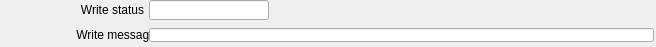
   <widget class="caFrame" name="caFrame_11">
    <property name="geometry">
     <rect>
      <x>407</x>
      <y>393</y>
      <width>656</width>
      <height>47</height>
     </rect>
    </property>
    <widget class="caLabel" name="caLabel_16">
     <property name="geometry">
      <rect>
       <x>0</x>
       <y>0</y>
       <width>144</width>
       <height>20</height>
      </rect>
     </property>
     <property name="frameShape">
      <enum>QFrame::NoFrame</enum>
     </property>
     <property name="text">
      <string>Write status</string>
     </property>
     <property name="alignment">
      <set>Qt::AlignAbsolute|Qt::AlignRight|Qt::AlignTrailing|Qt::AlignVCenter</set>
     </property>
     <property name="fontScaleMode">
      <enum>ESimpleLabel::WidthAndHeight</enum>
     </property>
     <property name="foreground">
      <color>
       <red>0</red>
       <green>0</green>
       <blue>0</blue>
      </color>
     </property>
     <property name="background">
      <color alpha="0">
       <red>0</red>
       <green>0</green>
       <blue>0</blue>
      </color>
     </property>
    </widget>
    <widget class="caLineEdit" name="caLineEdit_15">
     <property name="geometry">
      <rect>
       <x>149</x>
       <y>0</y>
       <width>120</width>
       <height>20</height>
      </rect>
     </property>
     <property name="alignment">
      <set>Qt::AlignAbsolute|Qt::AlignLeading|Qt::AlignLeft|Qt::AlignVCenter</set>
     </property>
     <property name="channel" stdset="0">
      <string>$(P)$(R)WriteStatus</string>
     </property>
     <property name="foreground">
      <color>
       <red>40</red>
       <green>147</green>
       <blue>21</blue>
      </color>
     </property>
     <property name="background">
      <color>
       <red>187</red>
       <green>187</green>
       <blue>187</blue>
      </color>
     </property>
     <property name="colorMode">
      <enum>caLineEdit::Alarm_Static</enum>
     </property>
     <property name="precisionMode">
      <enum>caLineEdit::Channel</enum>
     </property>
     <property name="limitsMode">
      <enum>caLineEdit::Channel</enum>
     </property>
     <property name="maxValue">
      <double>1.000000000000000</double>
     </property>
     <property name="minValue">
      <double>0.000000000000000</double>
     </property>
     <property name="fontScaleMode">
      <enum>caLineEdit::WidthAndHeight</enum>
     </property>
     <property name="formatType">
      <enum>caLineEdit::string</enum>
     </property>
    </widget>
    <widget class="caLabel" name="caLabel_17">
     <property name="geometry">
      <rect>
       <x>0</x>
       <y>25</y>
       <width>156</width>
       <height>20</height>
      </rect>
     </property>
     <property name="frameShape">
      <enum>QFrame::NoFrame</enum>
     </property>
     <property name="text">
      <string>Write message</string>
     </property>
     <property name="alignment">
      <set>Qt::AlignAbsolute|Qt::AlignRight|Qt::AlignTrailing|Qt::AlignVCenter</set>
     </property>
     <property name="fontScaleMode">
      <enum>ESimpleLabel::WidthAndHeight</enum>
     </property>
     <property name="foreground">
      <color>
       <red>0</red>
       <green>0</green>
       <blue>0</blue>
      </color>
     </property>
     <property name="background">
      <color alpha="0">
       <red>0</red>
       <green>0</green>
       <blue>0</blue>
      </color>
     </property>
    </widget>
    <widget class="caLineEdit" name="caLineEdit_16">
     <property name="geometry">
      <rect>
       <x>149</x>
       <y>28</y>
       <width>505</width>
       <height>14</height>
      </rect>
     </property>
     <property name="alignment">
      <set>Qt::AlignAbsolute|Qt::AlignLeading|Qt::AlignLeft|Qt::AlignVCenter</set>
     </property>
     <property name="channel" stdset="0">
      <string>$(P)$(R)WriteMessage</string>
     </property>
     <property name="foreground">
      <color>
       <red>253</red>
       <green>0</green>
       <blue>0</blue>
      </color>
     </property>
     <property name="background">
      <color>
       <red>218</red>
       <green>218</green>
       <blue>218</blue>
      </color>
     </property>
     <property name="colorMode">
      <enum>caLineEdit::Static</enum>
     </property>
     <property name="precisionMode">
      <enum>caLineEdit::Channel</enum>
     </property>
     <property name="limitsMode">
      <enum>caLineEdit::Channel</enum>
     </property>
     <property name="maxValue">
      <double>1.000000000000000</double>
     </property>
     <property name="minValue">
      <double>0.000000000000000</double>
     </property>
     <property name="fontScaleMode">
      <enum>caLineEdit::WidthAndHeight</enum>
     </property>
     <property name="formatType">
      <enum>caLineEdit::string</enum>
     </property>
    </widget>
   </widget>
